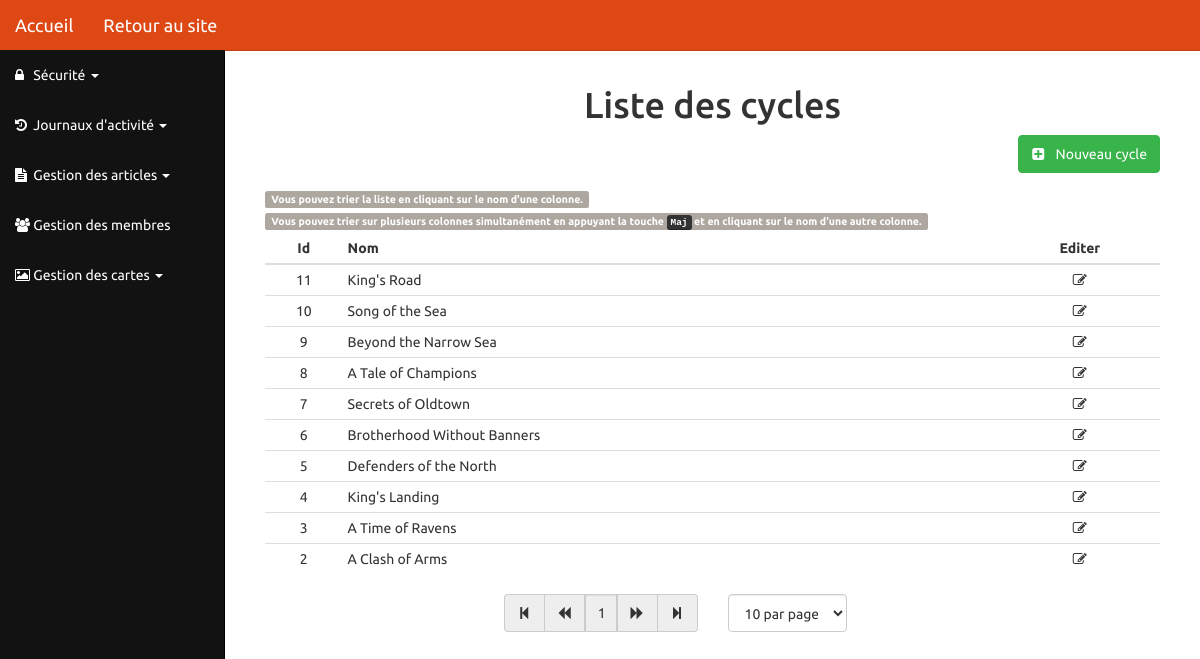
Page /php/backend/gestionCycles.php on the committed database.
### tables this page shows
CREATE TABLE IF NOT EXISTS `carte_cycle` (
  `CycleID` int(11) NOT NULL AUTO_INCREMENT,
  `CycleNom` varchar(100) NOT NULL,
  PRIMARY KEY (`CycleID`)
);

### php/backend/gestionCycles.php (the view, shortened to what this page needs)
			<?php
				include_once '../../Layouts/admin/menuAdmin.php';
			?>
			<div id="page-wrapper">
				<div id="formGestion">
					<div class="col-lg-12 col-md-12 col-sm-12">
						<h1 class="text-center">Liste des cycles</h1>
					</div>
					<div class="col-lg-12 col-md-12 col-sm-12 boutonNew">
						<button onclick="cacherAfficherForm();" class="btn btn-success pull-right">
							<span class="fa fa-plus-square"></span>
							&nbsp;&nbsp;Nouveau cycle
						</button>
					</div>
					<div class="col-lg-12 col-md-12 col-sm-12">
						<label class="label label-default">
							Vous pouvez trier la liste en cliquant sur le nom d'une colonne.
						</label>
					</div>
					<div class="col-lg-12 col-md-12 col-sm-12">
						<label class="label label-default">
							Vous pouvez trier sur plusieurs colonnes simultanément en appuyant la touche <kbd>Maj</kbd> et en cliquant sur le nom d'une autre colonne.
						</label>
					</div>
					<div class="col-lg-12 col-md-12 col-sm-12">
						<div class="table-responsive">
							<table id="listeCycles" class="table table-condensed table-hover tablesorter">
								<thead>
									<tr>
										<th class='text-center header'>Id</th>
										<th>Nom</th>
										<th class='text-center'>Editer</th>
									</tr>
								</thead>
								<tbody>
									<?php
										$db = connectDB();
										$queryCycles = "	SELECT CycleID, CycleNom
															FROM carte_cycle
															ORDER BY CycleID desc;";
										$resultCycles = $db->query($queryCycles);
										$cycles = $resultCycles->fetchAll();
										foreach($cycles as $cle => $cycle) {
											$id = $cycle['CycleID'];
											$nom = $cycle['CycleNom'];
											echo "
												<tr>
													<td class='text-center'>$id</td>
													<td>$nom</td>
													<td class='text-center'><a href='gestionCycles/init_cycle.php?id=$id'><i class='fa fa-edit'></i></a></td>
												</tr>
											";
										}
									?>
								</tbody>
							</table>
							<div id="pager" class="pager">
								<div class="col-lg-3 col-md-3 col-sm-2"></div>
								<div class="col-lg-3 col-md-4 col-sm-5">
									<div class="input-group">
										<span class="input-group-addon first"><span class="fa fa-step-backward"></span></span>
										<span class="input-group-addon prev"><span class="fa fa-backward"></span></span>
										<input type="text" class="form-control text-center pagedisplay" disabled/>
										<span class="input-group-addon next"><span class="fa fa-forward"></span></span>
										<span class="input-group-addon last"><span class="fa fa-step-forward"></span></span>
									</div>
								</div>
								<div class="col-lg-2 col-md-2 col-sm-2">
									<select class="form-control pagesize">
										<option value="10">10 par page</option>
									</select>
								</div>
							</div>
						</div>
					</div>
				</div>
			</div>
		</div>
	</body>
</html>

### Layouts/admin/menuAdmin.php (shortened to what this page needs)
<!DOCTYPE html>
<html lang="fr">
	<head>
		<link rel="stylesheet" href="../../webroot/css/bootstrap.min.css">
		<link rel="stylesheet" href="../../webroot/css/sb-admin.css" >
		<link rel="stylesheet" href="../../webroot/css/font-awesome.min.css">
		<link rel="stylesheet" href="../../webroot/css/formAjoutCarte.css"/>
		<link rel="stylesheet" href="http://cdn.oesmith.co.uk/morris-0.4.3.min.css">
	</head>
	<body>
		<div id="wrapper">
			<nav class="navbar navbar-default navbar-fixed-top" role="navigation">
				<div class="navbar-header">
					<a class="navbar-brand" href="index.php">Accueil</a>
					<a class="navbar-brand" href="../">Retour au site</a>
				</div>
				<div class="collapse navbar-collapse navbar-ex1-collapse">
					<ul class="nav navbar-nav side-nav">
						<li class="dropdown">
							<a href="#" class="dropdown-toggle" data-toggle="dropdown"><i class="fa fa-lock"></i> Sécurité <b class="caret"></b></a>
						</li>
						<li class="dropdown">
							<a href="#" class="dropdown-toggle" data-toggle="dropdown"><i class="fa fa-history"></i> Journaux d'activité <b class="caret"></b></a>
						</li>
						<li class="dropdown">
							<a href="#" class="dropdown-toggle" data-toggle="dropdown"><i class="fa fa-file-text"></i> Gestion des articles <b class="caret"></b></a>
						</li>
						<li><a href="bootstrap-elements.html"><i class="fa fa-users"></i> Gestion des membres</a></li>
						<li class="dropdown">
							<a href="#" class="dropdown-toggle" data-toggle="dropdown"><i class="fa fa-picture-o"></i> Gestion des cartes <b class="caret"></b></a>
						</li>
					</ul>
				</div>
			</nav>

### webroot/css/sb-admin.css (style rules this page uses)
body { margin-top: 50px; }
#wrapper { padding-left: 0; }
#page-wrapper { width: 100%; padding: 5px 15px; }
table.tablesorter thead { cursor: pointer; }
@media (min-width:768px) { #wrapper { padding-left: 225px; } }
@media (min-width:768px) { #page-wrapper { padding: 15px 25px; } }
@media (min-width:768px) { .side-nav { margin-left: -225px; left: 225px; width: 225px; position: fixed; top: 50px; height: 100%; border-radius: 0; border-right: 1px solid black; background-color: #121212; overflow-y: auto; } }
@media (min-width:768px) { .side-nav>li>a { width: 225px; } }
@media (min-width:768px) { .fa { width: 15px !important; } }
@media (min-width:768px) { .navbar-collapse { padding-left: 15px !important; padding-right: 15px !important; } }

### webroot/css/formAjoutCarte.css (style rules this page uses)
#formGestion a { color: #333333; }
#formGestion .label-default { line-height: 2; }
#formGestion fieldset.fieldsetNewTraits, #formGestion .boutonNew { margin-bottom: 15px; padding-bottom: 0px; }

### rows in the picture
carte_cycle: CycleID "11", CycleNom "King's Road"
carte_cycle: CycleID "10", CycleNom "Song of the Sea"
carte_cycle: CycleID "9", CycleNom "Beyond the Narrow Sea"
carte_cycle: CycleID "8", CycleNom "A Tale of Champions"
carte_cycle: CycleID "7", CycleNom "Secrets of Oldtown"
carte_cycle: CycleID "6", CycleNom "Brotherhood Without Banners"
carte_cycle: CycleID "5", CycleNom "Defenders of the North"
carte_cycle: CycleID "4", CycleNom "King's Landing"
carte_cycle: CycleID "3", CycleNom "A Time of Ravens"
carte_cycle: CycleID "2", CycleNom "A Clash of Arms"
